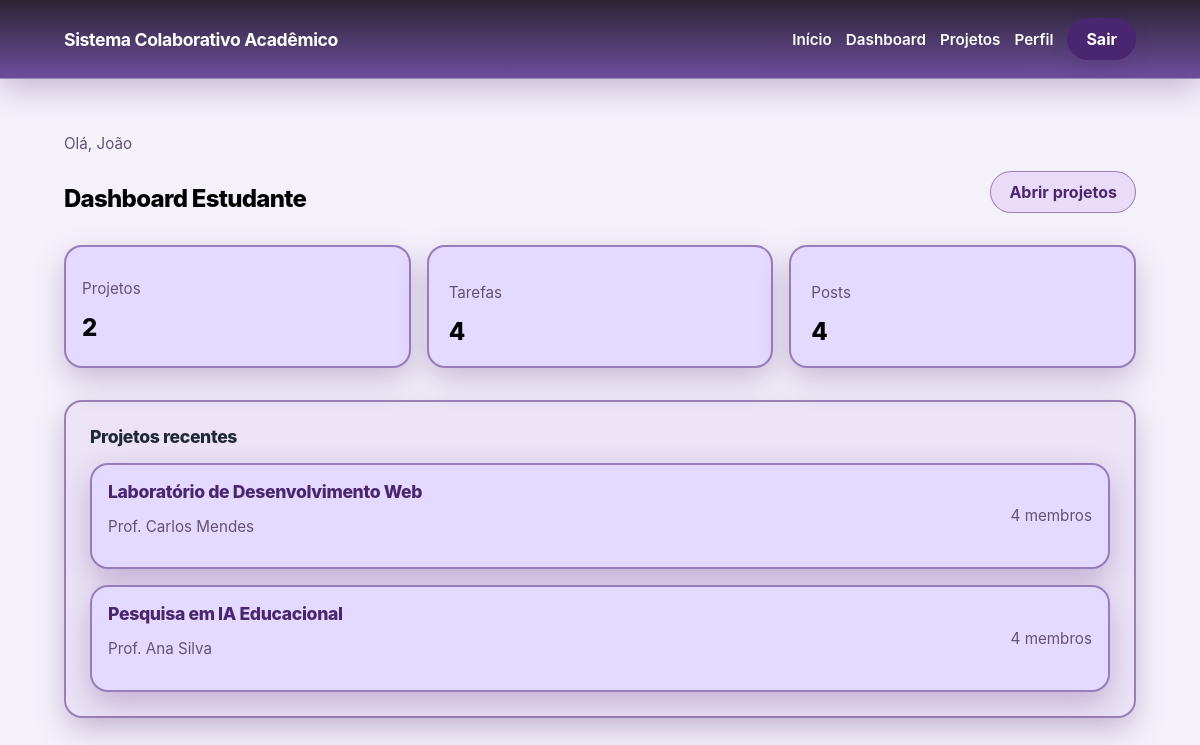
Screenshot of /dashboard/ (signed in) with the database file from the repository.
### main/models.py (models this page shows, shortened)
class Project(models.Model):
    title = models.CharField(max_length=180)
    description = models.TextField()
    lead_professor = models.ForeignKey(
        settings.AUTH_USER_MODEL,
        on_delete=models.CASCADE,
        related_name='led_projects',
    )
    members = models.ManyToManyField(
        settings.AUTH_USER_MODEL,
        related_name='joined_projects',
        blank=True,
    )
    created_at = models.DateTimeField(auto_now_add=True)
    updated_at = models.DateTimeField(auto_now=True)
    class Meta:
        ordering = ['title']

### main/views.py (the view)
# urls.py: path('dashboard/', DashboardView.as_view(), name='dashboard'),
class DashboardView(LoginRequiredMixin, TemplateView):
    template_name = 'core/dashboard.html'
    def get_context_data(self, **kwargs):
        context = super().get_context_data(**kwargs)
        user = self.request.user
        role = get_user_role(user)
        if role == 'Administrator':
            projects = Project.objects.all()
        elif role == 'Professor':
            projects = Project.objects.filter(Q(lead_professor=user) | Q(members=user)).distinct()
        else:
            projects = Project.objects.filter(members=user)
        context.update(
            {
                'role': role,
                'projects': projects.select_related('lead_professor')[:5],
                'project_count': projects.count(),
                'task_count': Task.objects.filter(project__in=projects).count(),
                'post_count': Post.objects.filter(project__in=projects).count(),
            }
        )
        return context

### main/utils.py (called while the page is built)
def get_user_role(user):
    if not user.is_authenticated:
        return 'Visitante'
    group_names = {group.name for group in user.groups.all()}
    for role in ROLE_NAMES:
        if role in group_names:
            return role
    if user.is_superuser:
        return 'Administrador'
    return 'Estudante'

### main/templates/core/dashboard.html (shortened to what this page needs)
{% extends 'base.html' %}
{% block content %}
<div class="align-end-between">
    <div class="layout-stack">
        <p class="muted copy-sm">Olá, {{ user.first_name|default:user.username }}</p>
        <h1 class="title-lg">Dashboard {{ role }}</h1>
    </div>
    <a href="{% url 'project-list' %}" class="btn-secondary">Abrir projetos</a>
</div>
<section class="space-top stat-grid">
    <div class="card card-pad-4">
        <p class="muted copy-sm">Projetos</p>
        <p class="accent title-lg">{{ project_count }}</p>
    </div>
    <div class="card card-pad-5">
        <p class="muted copy-sm">Tarefas</p>
        <p class="accent title-lg">{{ task_count }}</p>
    </div>
    <div class="card card-pad-5">
        <p class="muted copy-sm">Posts</p>
        <p class="accent title-lg">{{ post_count }}</p>
    </div>
</section>
<section class="space-top panel">
    <h2 class="title-md">Projetos recentes</h2>
    <div class="layout-stack mt-md">
        {% for project in projects %}
            <a href="{% url 'project-detail' project.pk %}" class="card card-link card-pad-4">
                <div class="flex-between">
                    <div>
                        <p class="accent title-md">{{ project.title }}</p>
                        <p class="muted copy-sm">Prof. {{ project.lead_professor.get_full_name|default:project.lead_professor.username }}</p>
                    </div>
                    <span class="muted copy-sm">{{ project.members.count }} membros</span>
                </div>
            </a>
        {% empty %}
            <p class="muted copy-sm">Nenhum projeto disponível para este usuário.</p>
        {% endfor %}
    </div>
</section>
{% endblock %}

### main/styles/style.css (style rules this page uses)
:root { --color-bg: #f5f1fb; --color-surface: #ece3f7; --color-surface-strong: #dccdf0; --color-card: #e4d9ff; --color-card-soft: #dccceb; --color-border: #5936888f; --color-text: #1f2937; --color-muted: #62546f; --color-primary: #4a2570; --color-primary-hover: #341a50; --color-accent: #7d4cab; --color-accent-soft: #eadcf8; --shadow-soft: 0 12px 30px rgba(74, 37, 112, 0.253); }
html { scroll-behavior: smooth; }
body { background: var(--color-bg); color: var(--color-text); font-family: Inter, ui-sans-serif, system-ui, -apple-system, BlinkMacSystemFont, "Segoe UI", sans-serif; margin: 0; }
a { color: inherit; text-decoration: none; }
.nav-link, .nav-button, .btn-primary, .btn-secondary, .card-link { transition: transform 0.15s ease, background-color 0.2s ease, box-shadow 0.2s ease, color 0.2s ease; }
.btn-primary, .btn-secondary, .nav-button { display: inline-flex; align-items: center; justify-content: center; border-radius: 9999px; border: 1px solid transparent; padding: 10px 18px; font-weight: 700; cursor: pointer; box-sizing: border-box; }
.btn-secondary { background: var(--color-accent-soft); color: var(--color-primary); border-color: var(--color-border); }
.stat-grid { display: grid; grid-template-columns: repeat(3, minmax(0, 1fr)); gap: 16px; }
.space-top { margin-top: 32px; }
.section-title, .headline, .card-title, .accent, .field-label, .summary-label { color: var(--color-primary); }
.title-lg { margin: 0; font-size: 1.5rem; font-weight: 800; letter-spacing: -0.03em; color: rgb(0, 0, 0); }
.title-md { margin: 0; font-size: 1.1rem; font-weight: 800; letter-spacing: -0.02em; }
.copy-sm { font-size: 0.95rem; }
.section-eyebrow, .muted { color: var(--color-muted); }
.card, .card-soft, .panel, .form-card, .hero-panel { border: 2px solid var(--color-border); border-radius: 18px; box-shadow: var(--shadow-soft); box-sizing: border-box; }
.card { background: var(--color-card); }
.panel, .form-card, .hero-panel { background: var(--color-surface); }
.hero-panel, .panel, .form-card { padding: 24px; }
.card-link { display: block; color: inherit; text-decoration: none; }
.card-pad-4 { padding: 16px; }
.card-pad-5 { padding: 20px; }
.align-end-between { display: flex; align-items: end; justify-content: space-between; gap: 16px; }
.mt-md { margin-top: 16px; }
.flex-between { display: flex; justify-content: space-between; align-items: center; gap: 16px; }
.align-end-between { display: flex; align-items: flex-end; justify-content: space-between; gap: 16px; }
.layout-stack { display: grid; gap: 16px; }

### rows the page displays
Project: title "Laboratório de Desenvolvimento Web", lead_professor.get_full_name "Carlos Mendes", members.count "4"
Project: title "Pesquisa em IA Educacional", lead_professor.get_full_name "Ana Silva", members.count "4"

### other values shown
{{ user.first_name|default:user.username }} "João"
{{ role }} "Estudante"
{{ project_count }} "2"
{{ task_count }} "4"
{{ post_count }} "4"
